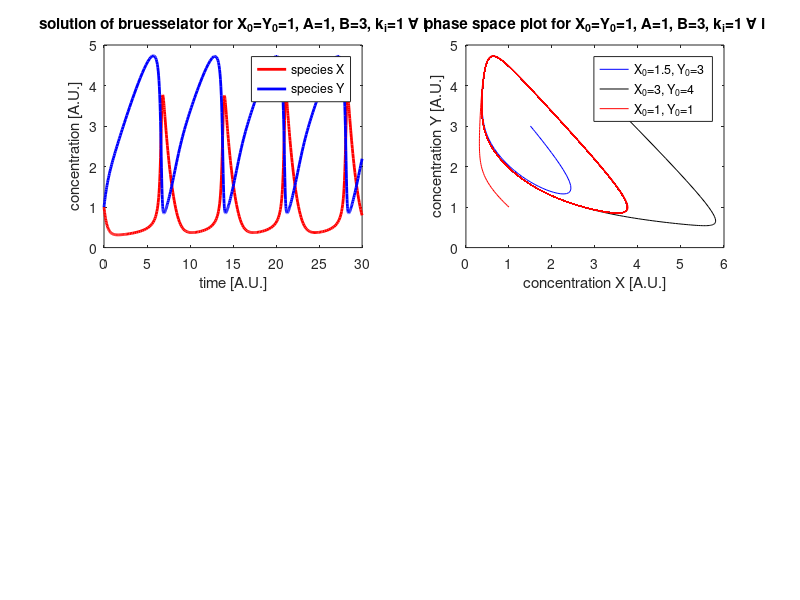

Write MATLAB code to recreate this figure.
function bruesselator_time()
clear;
% timestep
DeltaT=0.1;
% reaction constants
k1=1;
k2=1;
k3=1;
k4=1;
% initial concentrations
X0=1;
Y0=1;
% constant concentrations
A=1;
B=3;
 

 
figure(1)
subplot(2,2,1)
options = odeset('RelTol',1e-4,'AbsTol',[1e-4 1e-4]);
f=@(t,y) bruesselator(t,y,k1,k2,k3,k4,A,B);
[T,Y] = ode45(f,[0 30],[X0 Y0],options);

plot (T,Y(:,1),'r-', 'LineWidth',2)
hold on
plot(T,Y(:,2),'b-', 'LineWidth',2)
hold off
xlabel('time [A.U.]');
ylabel('concentration [A.U.]');
legend('species X', 'species Y');
title('solution of bruesselator for X_0=Y_0=1, A=1, B=3, k_i=1 \forall i');

subplot(2,2,2)
[T,Y] = ode45(f,[0 200],[1 1],options);
[T,Y1] = ode45(f,[0 200],[1.5 3],options);
[T,Y2] = ode45(f,[0 200],[3 4],options);
plot(Y1(:,1),Y1(:,2), 'b-');
hold on
plot(Y2(:,1),Y2(:,2), 'k-');
plot(Y(:,1),Y(:,2), 'r-');
hold off
legend('X_0=1.5, Y_0=3', 'X_0=3, Y_0=4', 'X_0=1, Y_0=1')
xlabel('concentration X [A.U.]');
ylabel('concentration Y [A.U.]');
title('phase space plot for X_0=Y_0=1, A=1, B=3, k_i=1 \forall i');
end
function dy = bruesselator(t,y,k1,k2,k3,k4,A,B)
    dy = zeros(2,1);    % a column vector
    dy(1) = k1*A - k2*B*y(1) + k3*y(1)*y(1)*y(2) - k4*y(1);
    dy(2) = k2*B*y(1) -k3*y(1)*y(1)*y(2);
end